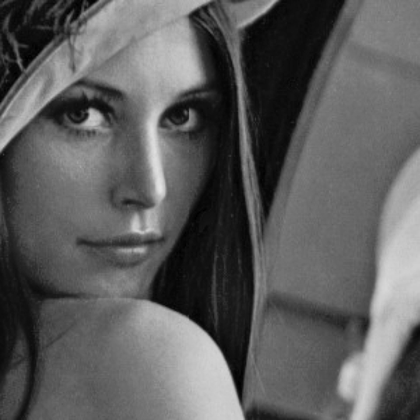
%> input picture Picture1.png, 420 x 420 px, shrunk from 890 x 891 before the run
$ octave image_constraststretching.m   (GNU Octave 9; MATLAB toolbox functions it lacks are replaced by stand-ins)
%> lines starting %> are read from the running program, lines starting %| are printed output that depends on the picture
% contrast stretching %
clear all;
close all;
clc
img = imread('Picture1.png');
%> img is the input picture: size 420x420x3 uint8; min 0, max 228, mean 93.2
img = rgb2gray(img);
%> img: size 420x420 uint8
img = double(img);
%> img: size 420x420 double
[row col] = size(img);
%> row = 420; col = 420
r_min = min(min(img));
%> r_min = 0
c = 255/(max(max(img)) - min(min(img)));
%> c = 1.12
s_min = 0; % lowest value
for i=1:1:row
    for j=1:1:col
        new_img(i, j) = c * (img(i,j) - r_min) + s_min;
    end
end
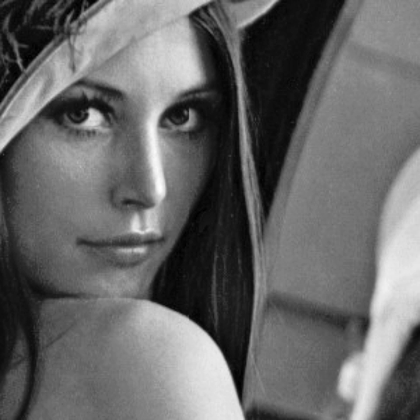
%> new_img: size 420x420 double; min 0, max 255, mean 104.3

hist1 = zeros(1,300); % bins.
hist2 = zeros(1,300);
for i=1:1:row
    for j=1:1:col
        curr = uint8(new_img(i,j));
        curr2 = uint8(img(i, j));
        if (curr == 0)
            curr = 1;  % since the index in matlab begins from 1. just a check in place.
        end
        if (curr2 == 0)
            curr2 = 1;
        end
        hist2(curr) = hist2(curr) + 1; % increment the count of encountered gray level by one.
        hist1(curr2) = hist1(curr2) + 1;
    end
end
%> after the loop, hist1 = 300 values, max 3141 at index 15, min 0 at index 224, mean 588; hist2 = 300 values, max 3141 at index 17, min 0 at index 5, mean 588
subplot(1,2,1),bar(hist1); % plot a histogram
subplot(1,2,2),bar(hist2);
%> after `bar(hist2)`:
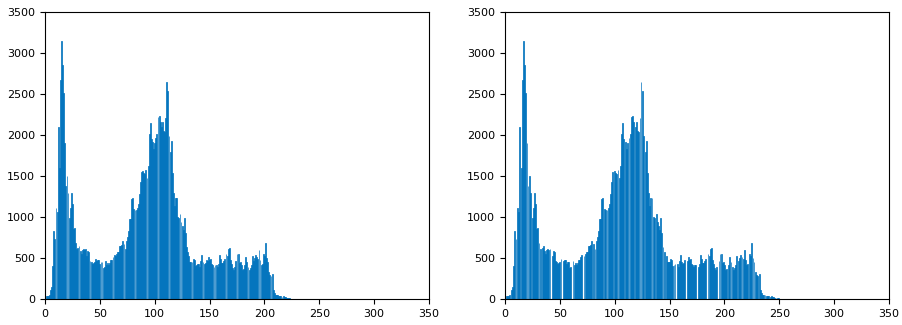
%> figure redrawn from the program's plot data, 2 panels; panel 1: tallest bar 3141 high, from x = 14.6 to 15.4; panel 2: tallest bar 3141 high, from x = 16.6 to 17.4

$ run again, with Picture2.png copied over Picture1.png
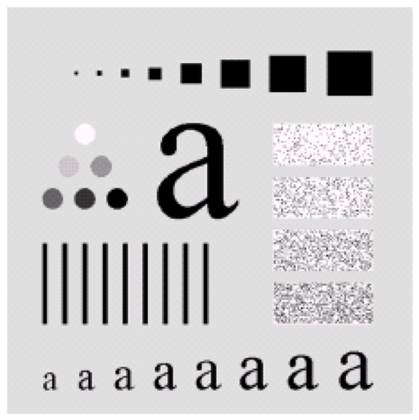
%> input picture Picture2.png, 419 x 420 px, shrunk from 791 x 792 before the run
%> img is the input picture: size 420x419x3 uint8; mean R, G, B 206.4, 205.1, 206.4
%> r_min = 0
%> c = 1
%> after the loop `for i=1:1:row`: hist1 = 300 values, max 70662 at index 224, min 0 at index 256, mean 586.6; hist2 has the same summary as hist1
%> `bar(hist2)`:
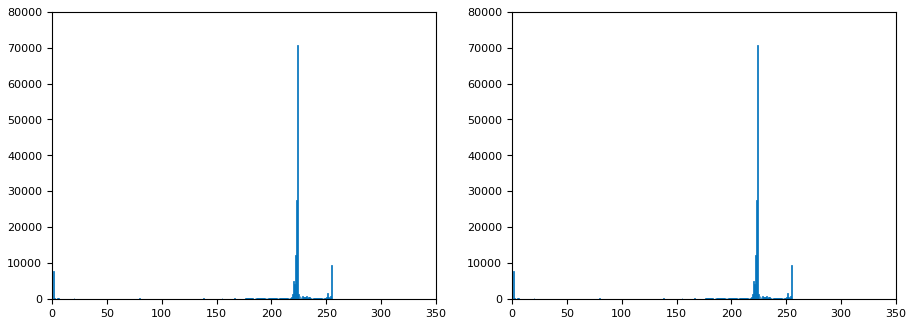
%> figure redrawn from the program's plot data, 2 panels; panel 1: tallest bar 70662 high, from x = 223.6 to 224.4; panel 2: tallest bar 70662 high, from x = 223.6 to 224.4

$ run again, with noise.png copied over Picture1.png
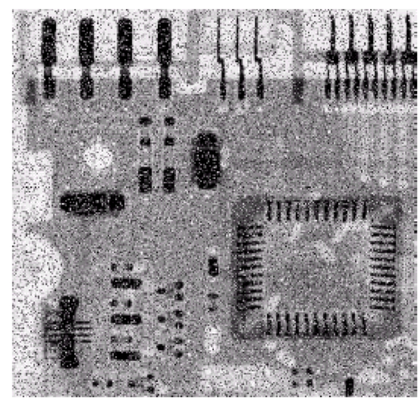
%> input picture noise.png, 420 x 407 px, shrunk from 873 x 846 before the run
%> img is the input picture: size 407x420x3 uint8; mean R, G, B 152.4, 149.3, 152.4
%> r_min = 0
%> c = 1
%> after the loop `for i=1:1:row`: hist1 = 300 values, max 11650 at index 255, min 0 at index 256, mean 569.8; hist2 has the same summary as hist1
%> `bar(hist2)`:
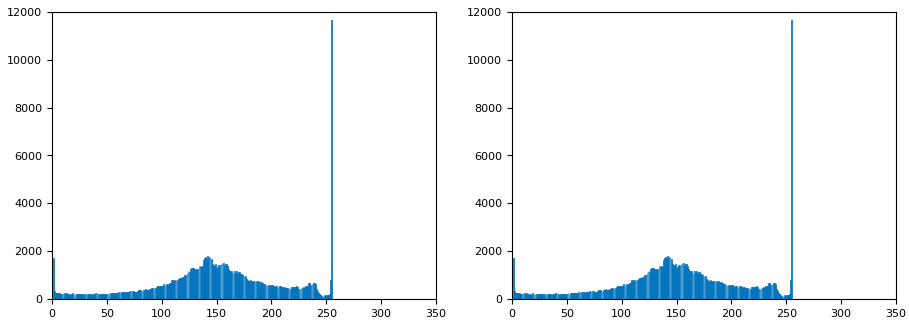
%> figure redrawn from the program's plot data, 2 panels; panel 1: tallest bar 11650 high, from x = 254.6 to 255.4; panel 2: tallest bar 11650 high, from x = 254.6 to 255.4
